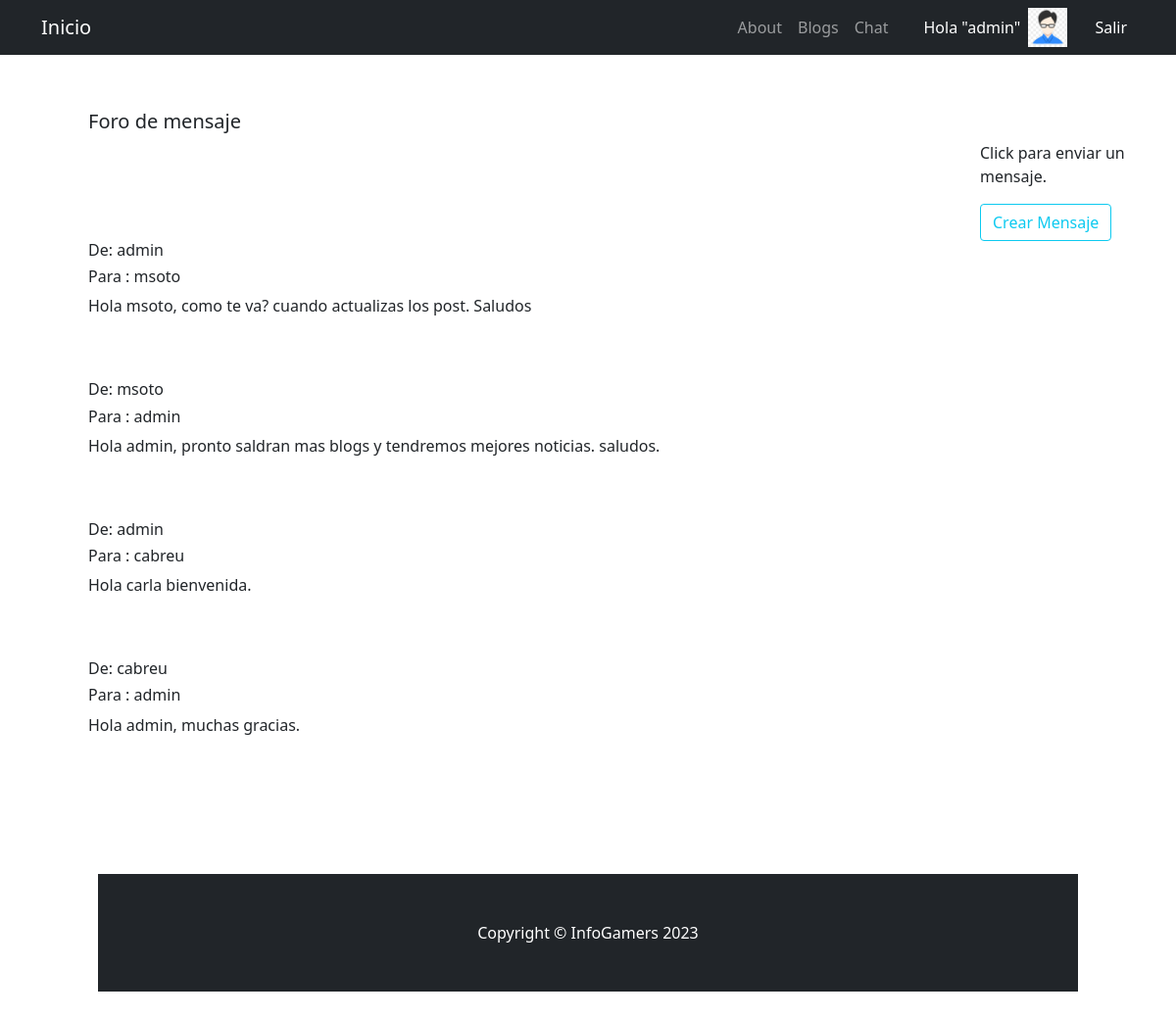
/AppFinal/listademensaje/ (signed in), run on the app's committed database.
### AppFinal/models.py (models this page shows, shortened)
class Mensaje (models.Model):
    emisor = models.ForeignKey(User, on_delete=models.CASCADE, related_name="emisor")
    receptor = models.ForeignKey(User, on_delete=models.CASCADE, related_name="receptor")
    cuerpo = models.CharField(max_length=50)

### AppFinal/views.py (the view)
# urls.py: path('listademensaje/', listademensaje, name="listademensaje"),
def listademensaje(request):
    msj= Mensaje.objects.filter()
    return render(request, "AppFinal/listademensaje.html", {"msj" : msj ,"avatar": obtenerAvatar(request)})

### AppFinal/views.py (called while the page is built)
def obtenerAvatar(request):
        lista=Avatar.objects.filter(user=request.user.id)
        if len(lista)!=0:
            avatar=lista[0].imagen.url
        else:
            avatar="/media/avatars/defaul.png"
        return avatar

### AppFinal/Templates/AppFinal/listademensaje.html (shortened to what this page needs)
{% extends "AppFinal/Padre.html" %}
{% load static %}
{% block Titulo %}
<br>
<br>
<h5 style="margin-left: 90px"> Foro de mensaje</h5>
{% if user.is_authenticated %}
<p style="margin-left: 1000px"> Click para enviar un mensaje.</p>
<a class="btn btn-outline-info" style="margin-left: 1000px" href="{% url 'crearmensaje' %}" method="POST" enctype="multipart/form-data">Crear Mensaje</a>
{% endif %}
{% for men in msj %}
<br>
<h6 style="margin-left: 90px"> De: {{ men.emisor }} </h6>
<h6 style="margin-left: 90px"> Para : {{ men.receptor }} </h6>
<p style="margin-left: 90px">{{ men.cuerpo }} </p>
<br>
{% endfor %}
{% endblock %}

### AppFinal/Templates/AppFinal/padre.html (shortened to what this page needs)
<!DOCTYPE html>
<html lang="en">
    <head>
        {% load static %}
        <link href="{% static 'AppFinal/css/styles.css' %}" rel="stylesheet" />
    </head>
    <body>
        <nav class="navbar navbar-expand-lg navbar-dark bg-dark" >
            <div class="container">
                <a class="navbar-brand" href="{% url 'inicio' %}">Inicio</a>
                <div class="collapse navbar-collapse" id="navbarSupportedContent">
                    <ul class="navbar-nav ms-auto mb-2 mb-lg-0">
                        <li class="nav-item"><a class="nav-link" href="{% url 'about' %}">About</a></li>
                        <li class="nav-item"><a class="nav-link" aria-current="page" href="{% url 'listadeblog' %}">Blogs</a></li>
                        {% if user.is_authenticated %}
                        <li class="nav-item"><a class="nav-link" aria-current="page" href="{% url 'listademensaje' %}">Chat</a></li>
                        <li class="nav-item"><a class="nav-link active" aria-current="page" style="margin-left: 20px" href="{% url 'editarperfil' %}"> Hola "{{ user.username }}"</a></li>
                        <a href="{% url 'editaravatar' %}"><img src="{{ avatar }}" width="40px" height="40px" style="margin-right: 20px"></a>
                        <li class="nav-item"><a class="nav-link active" aria-current="page" href="{% url 'logout' %}">Salir</a></li>
                        {% else %}
                        <li class="nav-item"><a class="nav-link" href="{% url 'register' %}">Registrate</a></li>
                        <li class="nav-item"><a class="nav-link" aria-current="page" href="{% url 'login' %}">Ingresa</a></li>
                        {% endif %}
                    </ul>
                </div>
            </div>
        </nav>
        {% block Titulo %}{% endblock %}
        <footer class="py-5 bg-dark" style="margin: 100px ">
            <div class="container"><p class="m-0 text-center text-white">Copyright &copy; InfoGamers 2023</p></div>
        </footer>
    </body>
</html>

### data on the page
Mensaje: emisor "admin", receptor "msoto", cuerpo "Hola msoto, como te va? cuando actualizas los post. Saludos"
Mensaje: emisor "msoto", receptor "admin", cuerpo "Hola admin, pronto saldran mas blogs y tendremos mejores noticias. saludos."
Mensaje: emisor "admin", receptor "cabreu", cuerpo "Hola carla bienvenida."
Mensaje: emisor "cabreu", receptor "admin", cuerpo "Hola admin, muchas gracias."

### other printed values
{{ user.username }} "admin"
